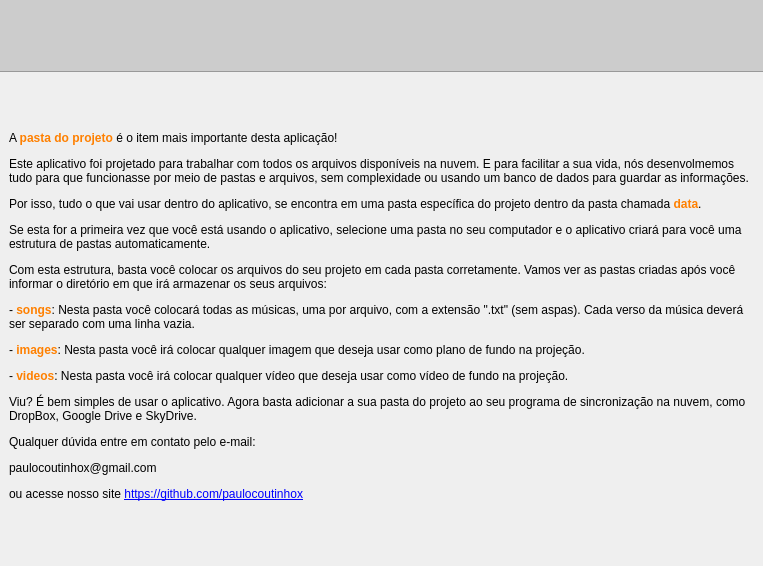
<?xml version="1.0" encoding="UTF-8"?>
<ui version="4.0">
 <class>DialogAboutProjectDir</class>
 <widget class="QDialog" name="DialogAboutProjectDir">
  <property name="geometry">
   <rect>
    <x>0</x>
    <y>0</y>
    <width>763</width>
    <height>566</height>
   </rect>
  </property>
  <property name="windowTitle">
   <string>Sobre a pasta do projeto</string>
  </property>
  <layout class="QGridLayout" name="gridLayout">
   <property name="leftMargin">
    <number>0</number>
   </property>
   <property name="topMargin">
    <number>0</number>
   </property>
   <property name="rightMargin">
    <number>0</number>
   </property>
   <item row="1" column="0">
    <widget class="QFrame" name="frame_2">
     <property name="frameShape">
      <enum>QFrame::NoFrame</enum>
     </property>
     <property name="frameShadow">
      <enum>QFrame::Raised</enum>
     </property>
     <layout class="QVBoxLayout" name="verticalLayout">
      <item>
       <widget class="QLabel" name="label_2">
        <property name="text">
         <string>&lt;html&gt;&lt;head/&gt;&lt;body&gt;&lt;p&gt;A &lt;span style=&quot; font-weight:600; color:#ff8000;&quot;&gt;pasta do projeto&lt;/span&gt; é o item mais importante desta aplicação!&lt;/p&gt;&lt;p&gt;Este aplicativo foi projetado para trabalhar com todos os arquivos disponíveis na nuvem. E para facilitar a sua vida, nós desenvolmemos tudo para que funcionasse por meio de pastas e arquivos, sem complexidade ou usando um banco de dados para guardar as informações.&lt;/p&gt;&lt;p&gt;Por isso, tudo o que vai usar dentro do aplicativo, se encontra em uma pasta específica do projeto dentro da pasta chamada &lt;span style=&quot; font-weight:600; color:#ff8000;&quot;&gt;data&lt;/span&gt;.&lt;/p&gt;&lt;p&gt;Se esta for a primeira vez que você está usando o aplicativo, selecione uma pasta no seu computador e o aplicativo criará para você uma estrutura de pastas automaticamente.&lt;/p&gt;&lt;p&gt;Com esta estrutura, basta você colocar os arquivos do seu projeto em cada pasta corretamente. Vamos ver as pastas criadas após você informar o diretório em que irá armazenar os seus arquivos:&lt;/p&gt;&lt;p&gt;- &lt;span style=&quot; font-weight:600; color:#ff8000;&quot;&gt;songs&lt;/span&gt;: Nesta pasta você colocará todas as músicas, uma por arquivo, com a extensão &amp;quot;.txt&amp;quot; (sem aspas). Cada verso da música deverá ser separado com uma linha vazia.&lt;/p&gt;&lt;p&gt;- &lt;span style=&quot; font-weight:600; color:#ff8000;&quot;&gt;images&lt;/span&gt;: Nesta pasta você irá colocar qualquer imagem que deseja usar como plano de fundo na projeção.&lt;/p&gt;&lt;p&gt;- &lt;span style=&quot; font-weight:600; color:#ff8000;&quot;&gt;videos&lt;/span&gt;: Nesta pasta você irá colocar qualquer vídeo que deseja usar como vídeo de fundo na projeção.&lt;/p&gt;&lt;p&gt;Viu? É bem simples de usar o aplicativo. Agora basta adicionar a sua pasta do projeto ao seu programa de sincronização na nuvem, como DropBox, Google Drive e SkyDrive. &lt;/p&gt;&lt;p&gt;Qualquer dúvida entre em contato pelo e-mail:&lt;/p&gt;&lt;p&gt;paulocoutinhox@gmail.com &lt;/p&gt;&lt;p&gt;ou acesse nosso site &lt;a href=&quot;https://github.com/paulocoutinhox&quot;&gt;&lt;span style=&quot; text-decoration: underline; color:#0000ff;&quot;&gt;https://github.com/paulocoutinhox&lt;/span&gt;&lt;/a&gt;&lt;/p&gt;&lt;/body&gt;&lt;/html&gt;</string>
        </property>
        <property name="wordWrap">
         <bool>true</bool>
        </property>
       </widget>
      </item>
     </layout>
    </widget>
   </item>
   <item row="0" column="0">
    <widget class="QFrame" name="frame">
     <property name="minimumSize">
      <size>
       <width>0</width>
       <height>72</height>
      </size>
     </property>
     <property name="maximumSize">
      <size>
       <width>16777215</width>
       <height>72</height>
      </size>
     </property>
     <property name="styleSheet">
      <string notr="true">background-color: #CCC;
border: 0 none;
border-bottom: 1px solid #999;</string>
     </property>
     <property name="frameShape">
      <enum>QFrame::StyledPanel</enum>
     </property>
     <property name="frameShadow">
      <enum>QFrame::Raised</enum>
     </property>
     <widget class="QLabel" name="label">
      <property name="geometry">
       <rect>
        <x>0</x>
        <y>1</y>
        <width>301</width>
        <height>71</height>
       </rect>
      </property>
      <property name="frameShadow">
       <enum>QFrame::Plain</enum>
      </property>
      <property name="text">
       <string/>
      </property>
      <property name="pixmap">
       <pixmap resource="Resources.qrc">:/resources/images/logo.png</pixmap>
      </property>
     </widget>
    </widget>
   </item>
  </layout>
 </widget>
 <resources>
  <include location="Resources.qrc"/>
 </resources>
 <connections/>
</ui>
